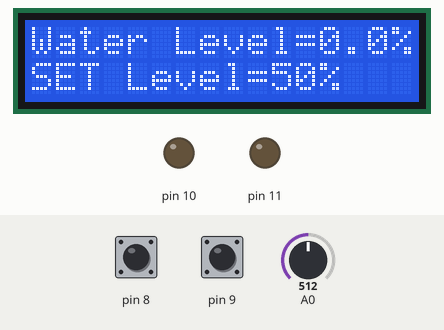
The sketch below on a simulated Arduino Uno, built with avr-gcc and run on an emulated ATmega328P. On the bench: 16×2 character LCD, output pins drawn as LEDs (lit = HIGH). Inputs (shaded band) come from the test bench; at power-on: pin 8 HIGH, pin 9 HIGH, A0 = 512.

Above: at 3.6 s.
3.7 s: pin 8 pulled LOW for 1 s
At 5.1 s:
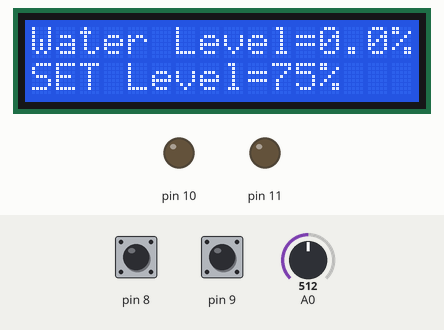
6.2 s: pin 9 pulled LOW for 3.2 s
At 10.4 s:
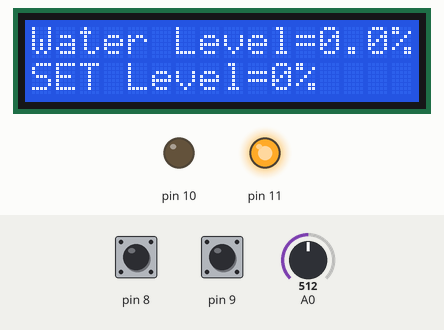
10.9 s: pin 8 pulled LOW for 3.2 s
At 15.2 s:
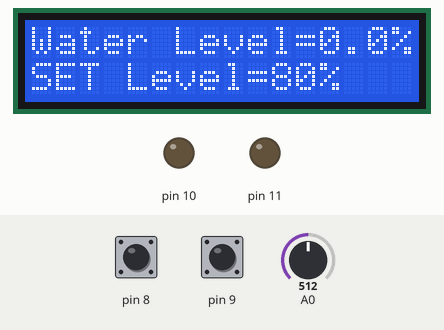
15.6 s: A0 set to 716
At 18.3 s:
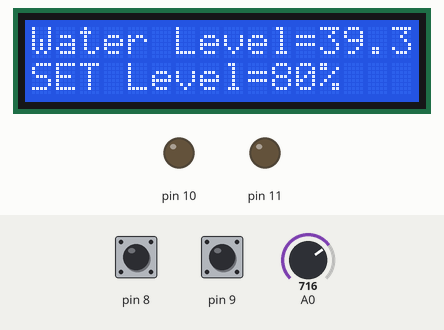
18.6 s: pin 9 pulled LOW for 0.15 s
At 19.1 s:
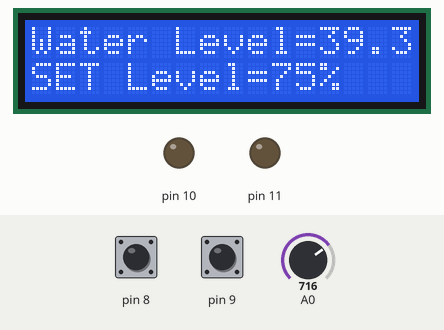
Timing chart, 0 to 21.6 s (numbered marks = the images above; inputs shaded):
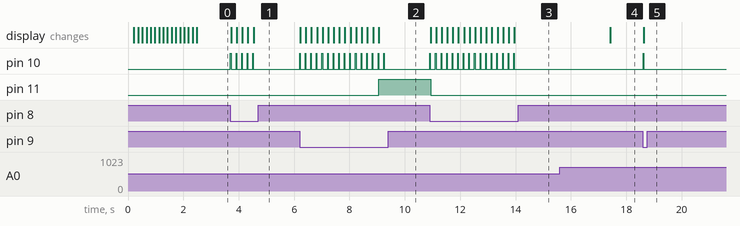

The sketch:

water.ino
```cpp
#include <LiquidCrystal.h>

LiquidCrystal lcd(7, 6, 5, 4, 3, 2);

int setLevel = 50;


unsigned long lastSampleTime = 0;
const unsigned long sampleInterval = 250;   // ms
float sumSamples = 0;
int sampleCount = 0;
float waterLevel = 0;


unsigned long lastBtnTime = 0;
const unsigned long btnDelay = 200;

void setup() {
  analogReference(DEFAULT);

  pinMode(A0, INPUT);
  pinMode(8, INPUT_PULLUP);
  pinMode(9, INPUT_PULLUP);
  pinMode(10, OUTPUT);
  pinMode(11, OUTPUT);

  lcd.begin(16, 2);

  for (int a = 0; a < 16; a++) {
    lcd.setCursor(4, 0);
    lcd.print("Loading");
    lcd.setCursor(a, 1);
    lcd.print("#");
    delay(150);
  }
  lcd.clear();
}

void loop() {

  unsigned long now = millis();


  if (digitalRead(8) == LOW && now - lastBtnTime > btnDelay) {
    lastBtnTime = now;
    digitalWrite(10, HIGH);
    delay(20);
    digitalWrite(10, LOW);

    setLevel += 5;
    if (setLevel > 100) setLevel = 100;
  }


  if (digitalRead(9) == LOW && now - lastBtnTime > btnDelay) {
    lastBtnTime = now;
    digitalWrite(10, HIGH);
    delay(20);
    digitalWrite(10, LOW);

    setLevel -= 5;
    if (setLevel < 0) setLevel = 0;
  }


  if (now - lastSampleTime >= sampleInterval) {
    lastSampleTime = now;

    int raw = analogRead(A0);
    float level = 100.0 - (raw * 100.0 / 1023.0) - 8.0;

    if (level < 0) level = 0;
    if (level > 100) level = 100;

    sumSamples += level;
    sampleCount++;

    if (sampleCount >= 60) {
      waterLevel = sumSamples / sampleCount;
      sumSamples = 0;
      sampleCount = 0;
    }
  }


  lcd.setCursor(0, 0);
  lcd.print("Water Level=");
  lcd.print(waterLevel, 1);
  lcd.print("%   ");

  lcd.setCursor(0, 1);
  lcd.print("SET Level=");
  lcd.print(setLevel);
  lcd.print("%   ");


  if (setLevel > waterLevel) {
    digitalWrite(11, LOW);
  } else {
    digitalWrite(11, HIGH);
  }
}
```

Measured:
- after the input at 3.7 s, pin 10: alternates HIGH for 0.02 s and LOW for 0.18 s, 10 changes in all, then stays LOW, starting at once; the display: first changes at once (image 1 shows a later state)
- after the input at 6.2 s, pin 10: alternates HIGH for 0.02 s and LOW for 0.18 s, 32 changes in all, then stays LOW, starting at once; pin 11: LOW → HIGH after 2.9 s; the display: first changes at once (image 2 shows a later state)
- after the input at 10.9 s, pin 10: alternates HIGH for 0.02 s and LOW for 0.18 s, 32 changes in all, then stays LOW, starting at once; pin 11: HIGH → LOW at once; the display: first changes at once (image 3 shows a later state)
- after the input at 15.6 s, the display: changes after 1.8 s (image 4)
- after the input at 18.6 s, pin 10: LOW → HIGH at once, → LOW 0.02 s later; the display: changes at once (image 5)
